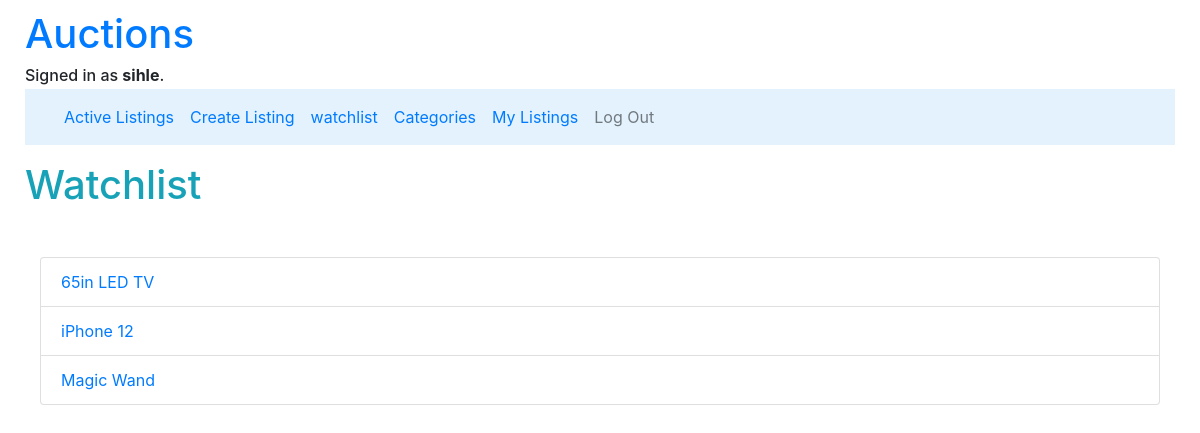
The page /watchlist (signed in) on the database as committed earlier.
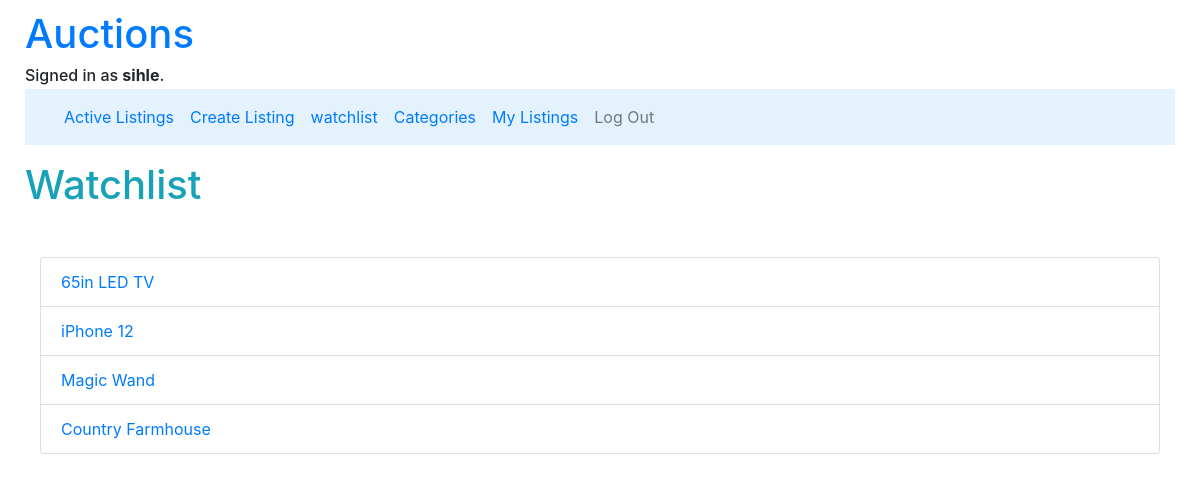
The same page on the database as committed later.
### auctions/models.py (models this page shows, shortened)
class Watchlist(models.Model):
    listing = models.ForeignKey(Listing, on_delete=models.CASCADE, related_name="watched")
    user = models.ForeignKey(User, on_delete=models.CASCADE, related_name="wishes")
    status = models.BooleanField(default=False)

class Listing(models.Model):
    title = models.CharField(max_length= 30)
    description = models.CharField(max_length= 200)
    creator = models.ForeignKey(User, on_delete=models.CASCADE, related_name="user", null=True)
    bid = models.ManyToManyField("Bid", related_name="current_bid", null=True)
    bidders = models.ManyToManyField(User, blank=True, related_name="buyers")
    pub_date = models.DateField(default=date.today)
    mod_date = models.DateField(default=date.today)
    comments = models.ManyToManyField("Comment", related_name="listing_comments", null=True, blank=True)
    category = models.ManyToManyField("Category", related_name="listing_category", null=True)
    active = models.BooleanField(default=True)
    winner = models.ForeignKey(User, on_delete=models.CASCADE, related_name="sold", null=True)
    listing_image = models.ImageField(null=True, blank=True, upload_to="Images/listings_pics")

### auctions/views.py (the view)
# urls.py: path("watchlist", views.watchlist_view, name="watchlist"),
@login_required
def watchlist_view(request):
    if not request.user.is_authenticated:
        return render(request, "auctions/error.html", {"message": "You are not logged in, please log in first to view the page."})
    current_user = request.user
    print(f"current user: {current_user.id}")
    return render(request, "auctions/watchlist.html", {"items": Watchlist.objects.filter(user_id=current_user)})
    pass

### auctions/templates/auctions/watchlist.html (shortened to what this page needs)
{% extends "auctions/layout.html" %}
{% block body %}
    <h1 class="display mb-5 mt-3 text-info">Watchlist</h1>
    <div class="container-fluid">
        <div>
            <ul class="list-group">
                {% for item in items %}
                    <li class="list-group-item"><a href="listings/{{item.listing.id}}">{{item.listing.title}}</a></li>
                {% empty %}
                <li class="list-group-item"> No listings added yet</li>
                {% endfor %}
            </ul>
        </div>
    </div>
{% endblock %}

Rows that differ between the two databases and show on the page:
added Watchlist: listing "Country Farmhouse"
